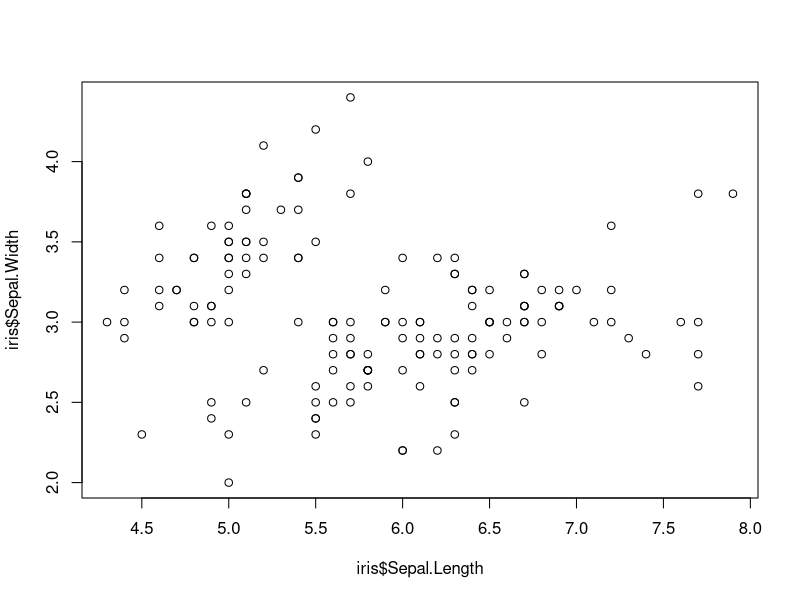
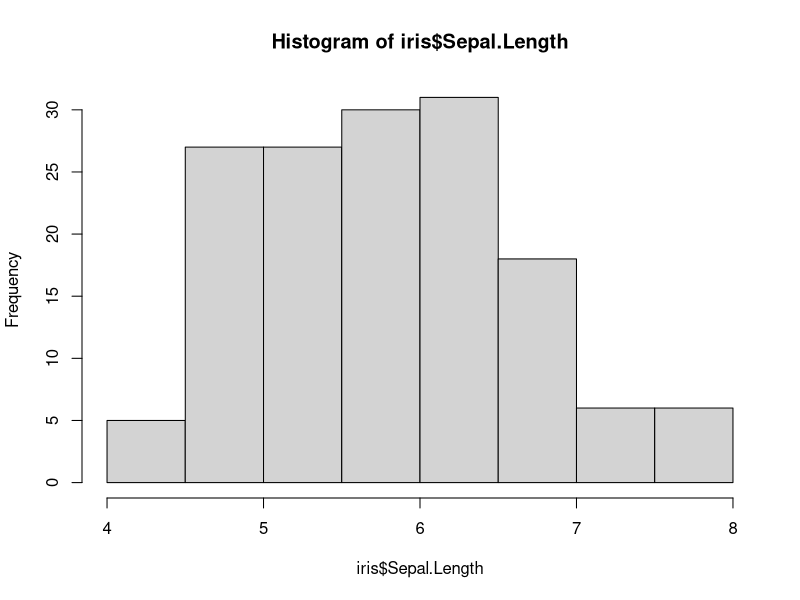
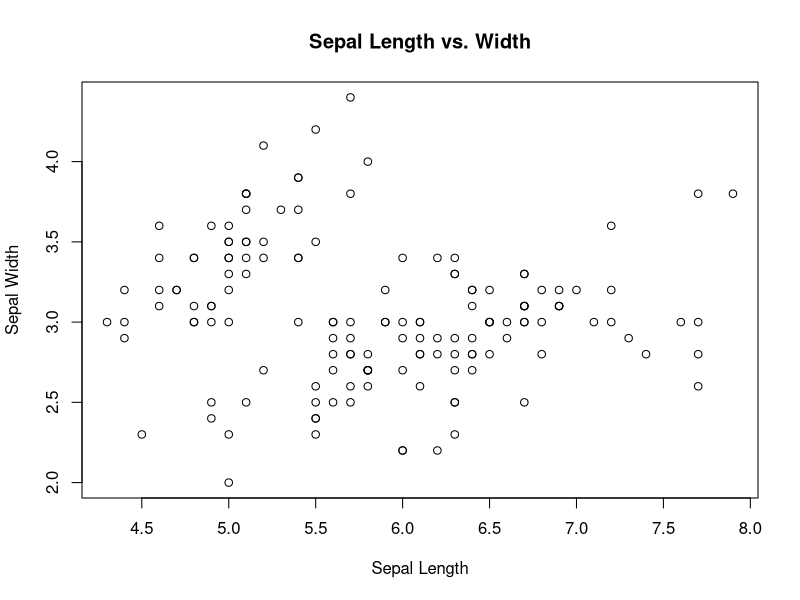
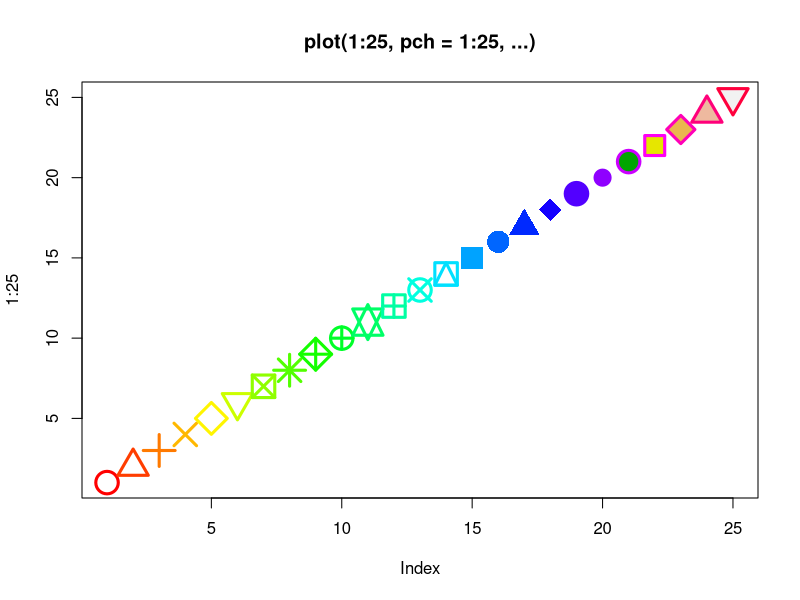

Here is the R script that generated these plots, in order:
####################
## Base R Plotting
####################

## Let's load in a dataset. The Iris dataset is built in to R, so we only need to use the 
## "data" function to call it.
data(iris)

## Let's use this iris data to make a few basic plots
?plot
plot(iris$Sepal.Length, iris$Sepal.Width)
hist(iris$Sepal.Length)

## Let's add some more information to the plots
plot(x = iris$Sepal.Length,
     y = iris$Sepal.Width, 
     main = "Sepal Length vs. Width", # Add a title
     xlab = "Sepal Length", ## Add x and y lables 
     ylab = "Sepal Width") 

## That's a bit better... Now let's try something more fun. 
?par
## The par function allows you to specify graphical parameters from colors
## to symbols... This plot demonstrates some of the things you can do by specifying
## par arguments in the plot function

plot(1:25, 
     cex  = 3, # A numerical value giving the amount by which plotting text and symbols should be magnified relative to the default. 
     lwd  = 3, # The line width, a positive number, defaulting to 1.
     pch  = 1:25, # Either an integer specifying a symbol or a single character to be used as the default in plotting points. 
     col  = rainbow(25), # A specification for the default plotting color. See section ‘Color Specification’.
     bg   = c(rep(NA, 20), terrain.colors(5)), # The color to be used for the background of the device region.
     main = "plot(1:25, pch = 1:25, ...)" # Title of the plot
)
